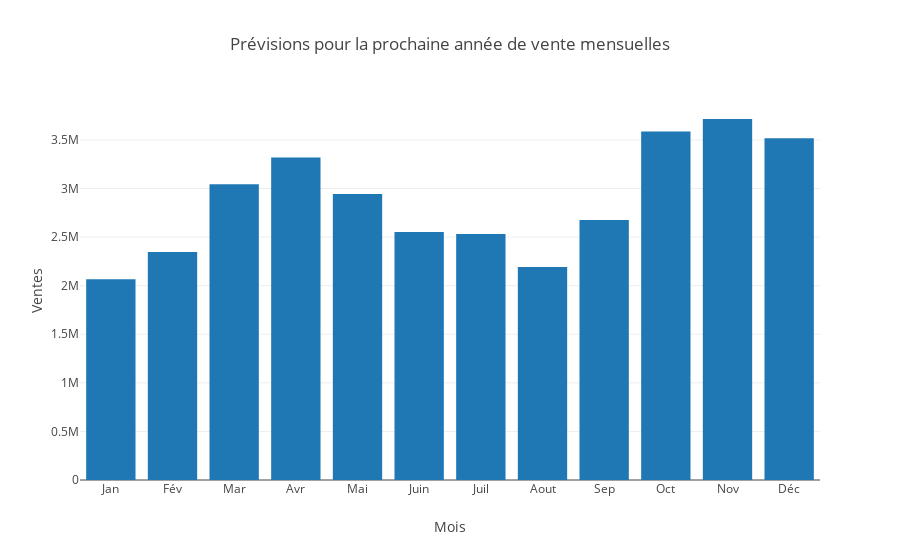

The notebook cell this image was saved under:
### Code cell
plot(Seq(barChart), layout2)

### Figure 1 — Plotly figure (JSON) as saved in the notebook; plotly's stock layout.template omitted (floating-point values rounded to 4 significant figures)
{"data": [{"type": "bar", "x": ["Jan", "Fév", "Mar", "Avr", "Mai", "Juin", "Juil", "Aout", "Sep", "Oct", "Nov", "Déc"], "y": [2066000.0, 2345000.0, 3043000.0, 3321000.0, 2943000.0, 2553000.0, 2532000.0, 2192000.0, 2675000.0, 3588000.0, 3716000.0, 3518000.0]}], "layout": {"title": "Prévisions pour la prochaine année de vente mensuelles", "xaxis": {"title": "Mois"}, "yaxis": {"title": "Ventes"}}}
